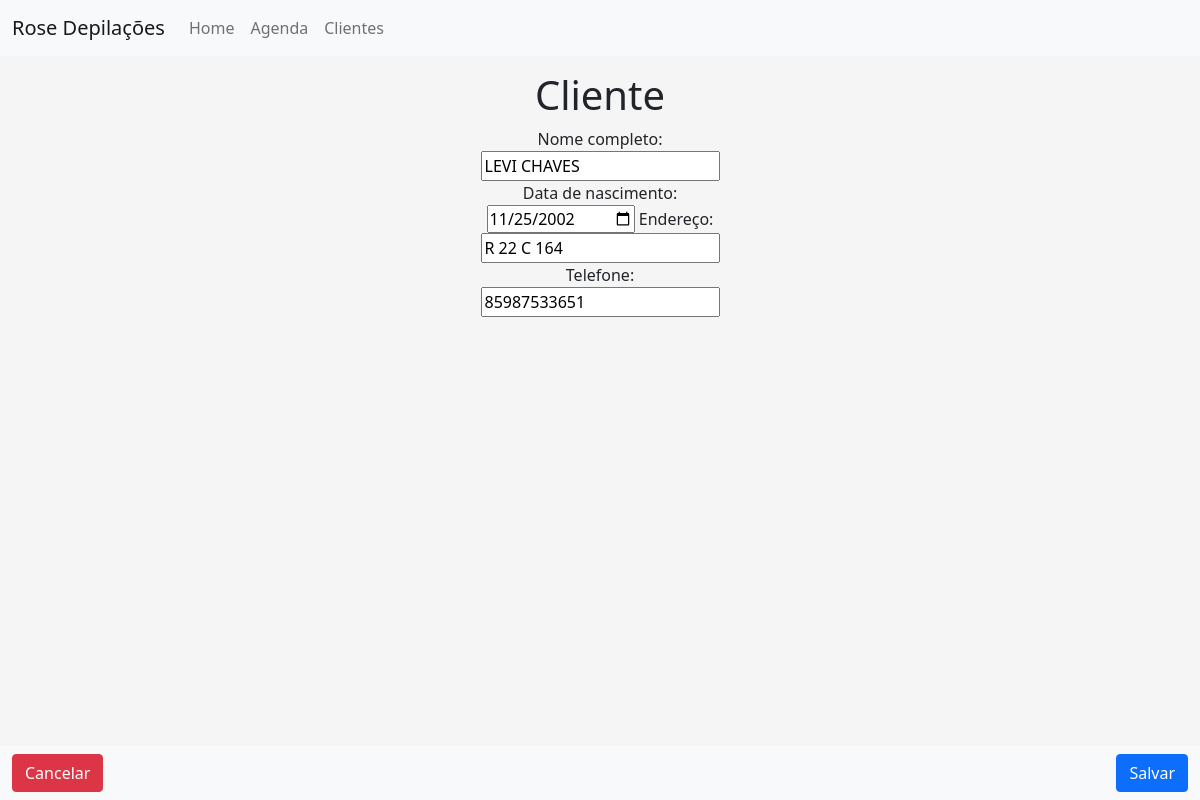
Screenshot of /clientes/update/3 with the database file from the repository.
### clientes/models.py (models this page shows, shortened)
class Cliente(models.Model):
    nome = models.CharField(verbose_name='Nome completo', max_length=50)
    data_nascimento = models.DateField(verbose_name='Data de nascimento',
        blank=True, null=True)
    endereco = models.CharField(verbose_name='Endereço', max_length=100,
        blank=True, null=True)
    telefone = models.CharField(verbose_name='Telefone', max_length=12,
        blank=True, null=True)

### clientes/views.py (the view, shortened to what this page needs)
# urls.py: path('update/<int:pk>', UpdateCliente.as_view(), name='update-cliente'),
class UpdateCliente(View):
    def get(self, request, pk):
        cliente = Cliente.objects.get(id=pk)
        form = ClienteForm(instance=cliente)
        return render(request, 'clientes/cliente_form.html', {'form': form})

### clientes/forms.py
class ClienteForm(forms.ModelForm):
    data_nascimento = forms.DateField(
        label='Data de nascimento',
        widget=forms.DateInput(
            format='%Y-%m-%d', attrs={'type': 'date'}),
    )
    class Meta:
        model = Cliente
        fields = ['nome', 'data_nascimento', 'endereco', 'telefone']

### clientes/templates/clientes/cliente_form.html (shortened to what this page needs)
{% extends 'base.html' %}
{% load bootstrap_tags %}
{% block content %}
    <h1>Cliente</h1>
    <form method="POST">
        {{ form|as_bootstrap }}
        <nav class="navbar fixed-bottom navbar-light bg-light">
            <div class="container-fluid">
                <a class="btn btn-danger" href="{% url 'list-cliente' %}" role="button">Cancelar</a>
                <button type="submit" class="btn btn-primary">Salvar</button>
            </div>
        </nav>
    </form>
{% endblock content %}

### templates/base.html (style rules this page uses)
html, body { height: 100%; }
body { background-color: #f5f5f5; }

### rows the page displays
Cliente: nome "LEVI CHAVES", data_nascimento "11/25/2002", endereco "R 22 C 164", telefone "85987533651"
